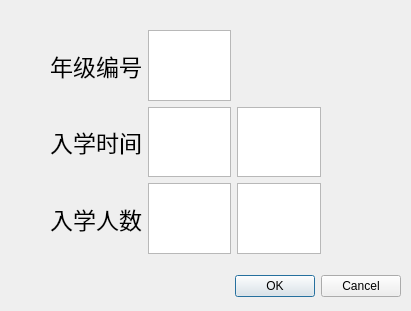
<?xml version="1.0" encoding="UTF-8"?>
<ui version="4.0">
 <class>GradeDialog</class>
 <widget class="QDialog" name="GradeDialog">
  <property name="geometry">
   <rect>
    <x>0</x>
    <y>0</y>
    <width>411</width>
    <height>311</height>
   </rect>
  </property>
  <property name="windowTitle">
   <string>Dialog</string>
  </property>
  <widget class="QDialogButtonBox" name="buttonBox">
   <property name="geometry">
    <rect>
     <x>60</x>
     <y>270</y>
     <width>341</width>
     <height>32</height>
    </rect>
   </property>
   <property name="orientation">
    <enum>Qt::Horizontal</enum>
   </property>
   <property name="standardButtons">
    <set>QDialogButtonBox::Cancel|QDialogButtonBox::Ok</set>
   </property>
  </widget>
  <widget class="QWidget" name="">
   <property name="geometry">
    <rect>
     <x>50</x>
     <y>30</y>
     <width>271</width>
     <height>224</height>
    </rect>
   </property>
   <property name="font">
    <font>
     <pointsize>17</pointsize>
    </font>
   </property>
   <layout class="QGridLayout" name="gridLayout">
    <property name="horizontalSpacing">
     <number>6</number>
    </property>
    <item row="3" column="0">
     <widget class="QLabel" name="label_3">
      <property name="font">
       <font>
        <pointsize>17</pointsize>
       </font>
      </property>
      <property name="text">
       <string>入学人数</string>
      </property>
     </widget>
    </item>
    <item row="2" column="1">
     <widget class="QTextEdit" name="textEdit_2"/>
    </item>
    <item row="1" column="0">
     <widget class="QLabel" name="label">
      <property name="text">
       <string>年级编号</string>
      </property>
     </widget>
    </item>
    <item row="3" column="1">
     <widget class="QTextEdit" name="textEdit_3"/>
    </item>
    <item row="2" column="0">
     <widget class="QLabel" name="label_2">
      <property name="font">
       <font>
        <pointsize>17</pointsize>
       </font>
      </property>
      <property name="text">
       <string>入学时间</string>
      </property>
     </widget>
    </item>
    <item row="1" column="1">
     <widget class="QTextEdit" name="textEdit">
      <property name="sizePolicy">
       <sizepolicy hsizetype="Preferred" vsizetype="Preferred">
        <horstretch>0</horstretch>
        <verstretch>0</verstretch>
       </sizepolicy>
      </property>
     </widget>
    </item>
    <item row="2" column="2">
     <widget class="QTextEdit" name="textEdit_4"/>
    </item>
    <item row="3" column="2">
     <widget class="QTextEdit" name="textEdit_5"/>
    </item>
   </layout>
  </widget>
 </widget>
 <resources/>
 <connections>
  <connection>
   <sender>buttonBox</sender>
   <signal>accepted()</signal>
   <receiver>GradeDialog</receiver>
   <slot>accept()</slot>
   <hints>
    <hint type="sourcelabel">
     <x>248</x>
     <y>254</y>
    </hint>
    <hint type="destinationlabel">
     <x>157</x>
     <y>274</y>
    </hint>
   </hints>
  </connection>
  <connection>
   <sender>buttonBox</sender>
   <signal>rejected()</signal>
   <receiver>GradeDialog</receiver>
   <slot>reject()</slot>
   <hints>
    <hint type="sourcelabel">
     <x>316</x>
     <y>260</y>
    </hint>
    <hint type="destinationlabel">
     <x>286</x>
     <y>274</y>
    </hint>
   </hints>
  </connection>
 </connections>
</ui>
